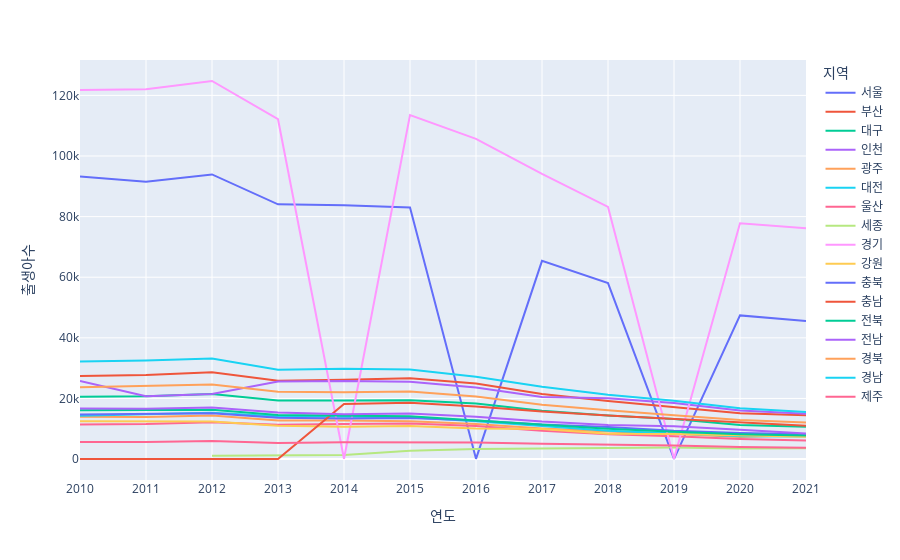

Notebook code cell kept with this figure:
### Markdown cell above
`-` 시각화예시1

### Code cell
df2.plot.line(backend='plotly', x='연도',y='출생아수',color='지역')

### Figure 1 — Plotly figure (JSON) as saved in the notebook; plotly's stock layout.template omitted (floating-point values rounded to 4 significant figures)
{"data": [{"hovertemplate": "지역=서울<br>연도=%{x}<br>출생아수=%{y}<extra></extra>", "legendgroup": "서울", "line": {"color": "#636efa", "dash": "solid"}, "marker": {"symbol": "circle"}, "mode": "lines", "name": "서울", "orientation": "v", "showlegend": true, "type": "scatter", "x": ["2010", "2011", "2012", "2013", "2014", "2015", "2016", "2017", "2018", "2019", "2020", "2021"], "xaxis": "x", "y": [93266, 91526, 93914, 84066, 83711, 83005, 75.54, 65389, 58074, 53.67, 47400, 45531], "yaxis": "y"}, {"hovertemplate": "지역=부산<br>연도=%{x}<br>출생아수=%{y}<extra></extra>", "legendgroup": "부산", "line": {"color": "#EF553B", "dash": "solid"}, "marker": {"symbol": "circle"}, "mode": "lines", "name": "부산", "orientation": "v", "showlegend": true, "type": "scatter", "x": ["2010", "2011", "2012", "2013", "2014", "2015", "2016", "2017", "2018", "2019", "2020", "2021"], "xaxis": "x", "y": [27415, 27759, 28673, 25831, 26190, 26645, 24906, 21480, 19152, 17049, 15100, 14446], "yaxis": "y"}, {"hovertemplate": "지역=대구<br>연도=%{x}<br>출생아수=%{y}<extra></extra>", "legendgroup": "대구", "line": {"color": "#00cc96", "dash": "solid"}, "marker": {"symbol": "circle"}, "mode": "lines", "name": "대구", "orientation": "v", "showlegend": true, "type": "scatter", "x": ["2010", "2011", "2012", "2013", "2014", "2015", "2016", "2017", "2018", "2019", "2020", "2021"], "xaxis": "x", "y": [20557, 20758, 21472, 19340, 19361, 19438, 18298, 15946, 14400, 13233, 11200, 10661], "yaxis": "y"}, {"hovertemplate": "지역=인천<br>연도=%{x}<br>출생아수=%{y}<extra></extra>", "legendgroup": "인천", "line": {"color": "#ab63fa", "dash": "solid"}, "marker": {"symbol": "circle"}, "mode": "lines", "name": "인천", "orientation": "v", "showlegend": true, "type": "scatter", "x": ["2010", "2011", "2012", "2013", "2014", "2015", "2016", "2017", "2018", "2019", "2020", "2021"], "xaxis": "x", "y": [25752, 20758, 21472, 25560, 25786, 25491, 23609, 20445, 20087, 18522, 16000, 14947], "yaxis": "y"}, {"hovertemplate": "지역=광주<br>연도=%{x}<br>출생아수=%{y}<extra></extra>", "legendgroup": "광주", "line": {"color": "#FFA15A", "dash": "solid"}, "marker": {"symbol": "circle"}, "mode": "lines", "name": "광주", "orientation": "v", "showlegend": true, "type": "scatter", "x": ["2010", "2011", "2012", "2013", "2014", "2015", "2016", "2017", "2018", "2019", "2020", "2021"], "xaxis": "x", "y": [13979, 13916, 14392, 12729, 12729, 12441, 11580, 10120, 9105, 8364, 7300, 7956], "yaxis": "y"}, {"hovertemplate": "지역=대전<br>연도=%{x}<br>출생아수=%{y}<extra></extra>", "legendgroup": "대전", "line": {"color": "#19d3f3", "dash": "solid"}, "marker": {"symbol": "circle"}, "mode": "lines", "name": "대전", "orientation": "v", "showlegend": true, "type": "scatter", "x": ["2010", "2011", "2012", "2013", "2014", "2015", "2016", "2017", "2018", "2019", "2020", "2021"], "xaxis": "x", "y": [14314, 14808, 15279, 14099, 13962, 13774, 12436, 10851, 9337, 8410, 7500, 7414], "yaxis": "y"}, {"hovertemplate": "지역=울산<br>연도=%{x}<br>출생아수=%{y}<extra></extra>", "legendgroup": "울산", "line": {"color": "#FF6692", "dash": "solid"}, "marker": {"symbol": "circle"}, "mode": "lines", "name": "울산", "orientation": "v", "showlegend": true, "type": "scatter", "x": ["2010", "2011", "2012", "2013", "2014", "2015", "2016", "2017", "2018", "2019", "2020", "2021"], "xaxis": "x", "y": [11432, 11542, 12160, 11330, 11556, 11732, 10910, 9381, 8149, 7539, 6600, 6127], "yaxis": "y"}, {"hovertemplate": "지역=세종<br>연도=%{x}<br>출생아수=%{y}<extra></extra>", "legendgroup": "세종", "line": {"color": "#B6E880", "dash": "solid"}, "marker": {"symbol": "circle"}, "mode": "lines", "name": "세종", "orientation": "v", "showlegend": true, "type": "scatter", "x": ["2010", "2011", "2012", "2013", "2014", "2015", "2016", "2017", "2018", "2019", "2020", "2021"], "xaxis": "x", "y": [null, null, 1054, 1111, 1344, 2708, 3297, 3504, 3703, 3819, 3500, 3570], "yaxis": "y"}, {"hovertemplate": "지역=경기<br>연도=%{x}<br>출생아수=%{y}<extra></extra>", "legendgroup": "경기", "line": {"color": "#FF97FF", "dash": "solid"}, "marker": {"symbol": "circle"}, "mode": "lines", "name": "경기", "orientation": "v", "showlegend": true, "type": "scatter", "x": ["2010", "2011", "2012", "2013", "2014", "2015", "2016", "2017", "2018", "2019", "2020", "2021"], "xaxis": "x", "y": [121753, 122027, 124746, 112129, 112.2, 113495, 105643, 94088, 83198, 83.2, 77800, 76139], "yaxis": "y"}, {"hovertemplate": "지역=강원<br>연도=%{x}<br>출생아수=%{y}<extra></extra>", "legendgroup": "강원", "line": {"color": "#FECB52", "dash": "solid"}, "marker": {"symbol": "circle"}, "mode": "lines", "name": "강원", "orientation": "v", "showlegend": true, "type": "scatter", "x": ["2010", "2011", "2012", "2013", "2014", "2015", "2016", "2017", "2018", "2019", "2020", "2021"], "xaxis": "x", "y": [12477, 12408, 12426, 10980, 10662, 10929, 10058, 9958, 8351, 8283, 7800, 7357], "yaxis": "y"}, {"hovertemplate": "지역=충북<br>연도=%{x}<br>출생아수=%{y}<extra></extra>", "legendgroup": "충북", "line": {"color": "#636efa", "dash": "solid"}, "marker": {"symbol": "circle"}, "mode": "lines", "name": "충북", "orientation": "v", "showlegend": true, "type": "scatter", "x": ["2010", "2011", "2012", "2013", "2014", "2015", "2016", "2017", "2018", "2019", "2020", "2021"], "xaxis": "x", "y": [14670, 14804, 15139, 13658, 13366, 13563, 12742, 11394, 10586, 9333, 8600, 8190], "yaxis": "y"}, {"hovertemplate": "지역=충남<br>연도=%{x}<br>출생아수=%{y}<extra></extra>", "legendgroup": "충남", "line": {"color": "#EF553B", "dash": "solid"}, "marker": {"symbol": "circle"}, "mode": "lines", "name": "충남", "orientation": "v", "showlegend": true, "type": "scatter", "x": ["2010", "2011", "2012", "2013", "2014", "2015", "2016", "2017", "2018", "2019", "2020", "2021"], "xaxis": "x", "y": [20.24, 20.4, 20.45, 18.63, 18200, 18604, 17302, 15670, 14380, 13228, 11900, 10984], "yaxis": "y"}, {"hovertemplate": "지역=전북<br>연도=%{x}<br>출생아수=%{y}<extra></extra>", "legendgroup": "전북", "line": {"color": "#00cc96", "dash": "solid"}, "marker": {"symbol": "circle"}, "mode": "lines", "name": "전북", "orientation": "v", "showlegend": true, "type": "scatter", "x": ["2010", "2011", "2012", "2013", "2014", "2015", "2016", "2017", "2018", "2019", "2020", "2021"], "xaxis": "x", "y": [16100, 16175, 16238, 14555, 14231, 14087, 12698, 11348, 10001, 8971, 8200, 7745], "yaxis": "y"}, {"hovertemplate": "지역=전남<br>연도=%{x}<br>출생아수=%{y}<extra></extra>", "legendgroup": "전남", "line": {"color": "#ab63fa", "dash": "solid"}, "marker": {"symbol": "circle"}, "mode": "lines", "name": "전남", "orientation": "v", "showlegend": true, "type": "scatter", "x": ["2010", "2011", "2012", "2013", "2014", "2015", "2016", "2017", "2018", "2019", "2020", "2021"], "xaxis": "x", "y": [16654, 16612, 16990, 15401, 14817, 15061, 13980, 12354, 11238, 10832, 9700, 8430], "yaxis": "y"}, {"hovertemplate": "지역=경북<br>연도=%{x}<br>출생아수=%{y}<extra></extra>", "legendgroup": "경북", "line": {"color": "#FFA15A", "dash": "solid"}, "marker": {"symbol": "circle"}, "mode": "lines", "name": "경북", "orientation": "v", "showlegend": true, "type": "scatter", "x": ["2010", "2011", "2012", "2013", "2014", "2015", "2016", "2017", "2018", "2019", "2020", "2021"], "xaxis": "x", "y": [23700, 24250, 24635, 22206, 22062, 22310, 20616, 17957, 16079, 14472, 12900, 12045], "yaxis": "y"}, {"hovertemplate": "지역=경남<br>연도=%{x}<br>출생아수=%{y}<extra></extra>", "legendgroup": "경남", "line": {"color": "#19d3f3", "dash": "solid"}, "marker": {"symbol": "circle"}, "mode": "lines", "name": "경남", "orientation": "v", "showlegend": true, "type": "scatter", "x": ["2010", "2011", "2012", "2013", "2014", "2015", "2016", "2017", "2018", "2019", "2020", "2021"], "xaxis": "x", "y": [32203, 32536, 33211, 29504, 29763, 29537, 27138, 23849, 21224, 19250, 16800, 15562], "yaxis": "y"}, {"hovertemplate": "지역=제주<br>연도=%{x}<br>출생아수=%{y}<extra></extra>", "legendgroup": "제주", "line": {"color": "#FF6692", "dash": "solid"}, "marker": {"symbol": "circle"}, "mode": "lines", "name": "제주", "orientation": "v", "showlegend": true, "type": "scatter", "x": ["2010", "2011", "2012", "2013", "2014", "2015", "2016", "2017", "2018", "2019", "2020", "2021"], "xaxis": "x", "y": [5657, 5628, 5992, 5328, 5526, 5600, 5494, 5037, 4781, 4500, 4000, 3728], "yaxis": "y"}], "layout": {"autosize": true, "legend": {"title": {"text": "지역"}, "tracegroupgap": 0}, "margin": {"t": 60}, "xaxis": {"anchor": "y", "autorange": true, "domain": [0, 1], "range": [0, 11], "title": {"text": "연도"}, "type": "category"}, "yaxis": {"anchor": "x", "autorange": true, "domain": [0, 1], "range": [-6911.0, 131700.0], "title": {"text": "출생아수"}, "type": "linear"}}}
